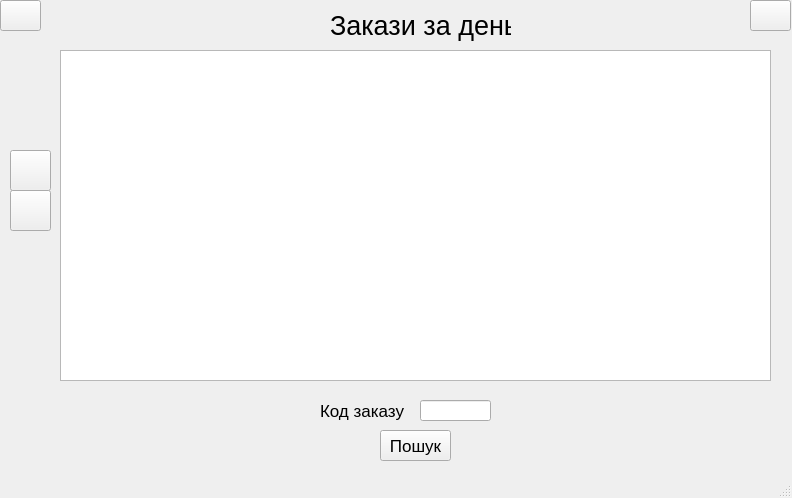
<?xml version="1.0" encoding="UTF-8"?>
<ui version="4.0">
 <class>MainWindow</class>
 <widget class="QMainWindow" name="MainWindow">
  <property name="geometry">
   <rect>
    <x>0</x>
    <y>0</y>
    <width>792</width>
    <height>498</height>
   </rect>
  </property>
  <property name="windowTitle">
   <string>MainWindow</string>
  </property>
  <widget class="QWidget" name="centralwidget">
   <widget class="QPushButton" name="back_button">
    <property name="geometry">
     <rect>
      <x>0</x>
      <y>0</y>
      <width>41</width>
      <height>31</height>
     </rect>
    </property>
    <property name="font">
     <font>
      <pointsize>2</pointsize>
     </font>
    </property>
    <property name="text">
     <string/>
    </property>
    <property name="icon">
     <iconset resource="../resources.qrc">
      <normaloff>:/newPrefix/assets/arrow.png</normaloff>:/newPrefix/assets/arrow.png</iconset>
    </property>
    <property name="iconSize">
     <size>
      <width>25</width>
      <height>25</height>
     </size>
    </property>
   </widget>
   <widget class="QLineEdit" name="find_field">
    <property name="geometry">
     <rect>
      <x>420</x>
      <y>400</y>
      <width>71</width>
      <height>21</height>
     </rect>
    </property>
    <property name="font">
     <font>
      <pointsize>10</pointsize>
     </font>
    </property>
   </widget>
   <widget class="QTableWidget" name="tableWidget">
    <property name="geometry">
     <rect>
      <x>60</x>
      <y>50</y>
      <width>711</width>
      <height>331</height>
     </rect>
    </property>
    <property name="font">
     <font>
      <pointsize>9</pointsize>
     </font>
    </property>
    <property name="columnCount">
     <number>0</number>
    </property>
    <attribute name="verticalHeaderVisible">
     <bool>false</bool>
    </attribute>
   </widget>
   <widget class="QLabel" name="label_2">
    <property name="geometry">
     <rect>
      <x>320</x>
      <y>400</y>
      <width>111</width>
      <height>21</height>
     </rect>
    </property>
    <property name="font">
     <font>
      <pointsize>13</pointsize>
     </font>
    </property>
    <property name="text">
     <string>Код заказу</string>
    </property>
   </widget>
   <widget class="QPushButton" name="down_button">
    <property name="geometry">
     <rect>
      <x>10</x>
      <y>190</y>
      <width>41</width>
      <height>41</height>
     </rect>
    </property>
    <property name="text">
     <string/>
    </property>
    <property name="icon">
     <iconset resource="../resources.qrc">
      <normaloff>:/newPrefix/assets/down_arrow.png</normaloff>:/newPrefix/assets/down_arrow.png</iconset>
    </property>
    <property name="iconSize">
     <size>
      <width>30</width>
      <height>30</height>
     </size>
    </property>
   </widget>
   <widget class="QPushButton" name="up_button">
    <property name="geometry">
     <rect>
      <x>10</x>
      <y>150</y>
      <width>41</width>
      <height>41</height>
     </rect>
    </property>
    <property name="font">
     <font>
      <pointsize>13</pointsize>
     </font>
    </property>
    <property name="text">
     <string/>
    </property>
    <property name="icon">
     <iconset resource="../resources.qrc">
      <normaloff>:/newPrefix/assets/up_arrow.png</normaloff>:/newPrefix/assets/up_arrow.png</iconset>
    </property>
    <property name="iconSize">
     <size>
      <width>30</width>
      <height>30</height>
     </size>
    </property>
   </widget>
   <widget class="QLabel" name="label">
    <property name="geometry">
     <rect>
      <x>330</x>
      <y>10</y>
      <width>181</width>
      <height>31</height>
     </rect>
    </property>
    <property name="font">
     <font>
      <pointsize>20</pointsize>
     </font>
    </property>
    <property name="text">
     <string>Закази за день</string>
    </property>
   </widget>
   <widget class="QPushButton" name="find_button">
    <property name="geometry">
     <rect>
      <x>380</x>
      <y>430</y>
      <width>71</width>
      <height>31</height>
     </rect>
    </property>
    <property name="font">
     <font>
      <pointsize>13</pointsize>
     </font>
    </property>
    <property name="text">
     <string>Пошук</string>
    </property>
   </widget>
   <widget class="QPushButton" name="exit_button">
    <property name="geometry">
     <rect>
      <x>750</x>
      <y>0</y>
      <width>41</width>
      <height>31</height>
     </rect>
    </property>
    <property name="font">
     <font>
      <pointsize>2</pointsize>
     </font>
    </property>
    <property name="text">
     <string/>
    </property>
    <property name="icon">
     <iconset resource="../resources.qrc">
      <normaloff>:/newPrefix/assets/exit.png</normaloff>:/newPrefix/assets/exit.png</iconset>
    </property>
    <property name="iconSize">
     <size>
      <width>25</width>
      <height>25</height>
     </size>
    </property>
   </widget>
  </widget>
  <widget class="QStatusBar" name="statusbar"/>
 </widget>
 <resources>
  <include location="../resources.qrc"/>
 </resources>
 <connections/>
</ui>
